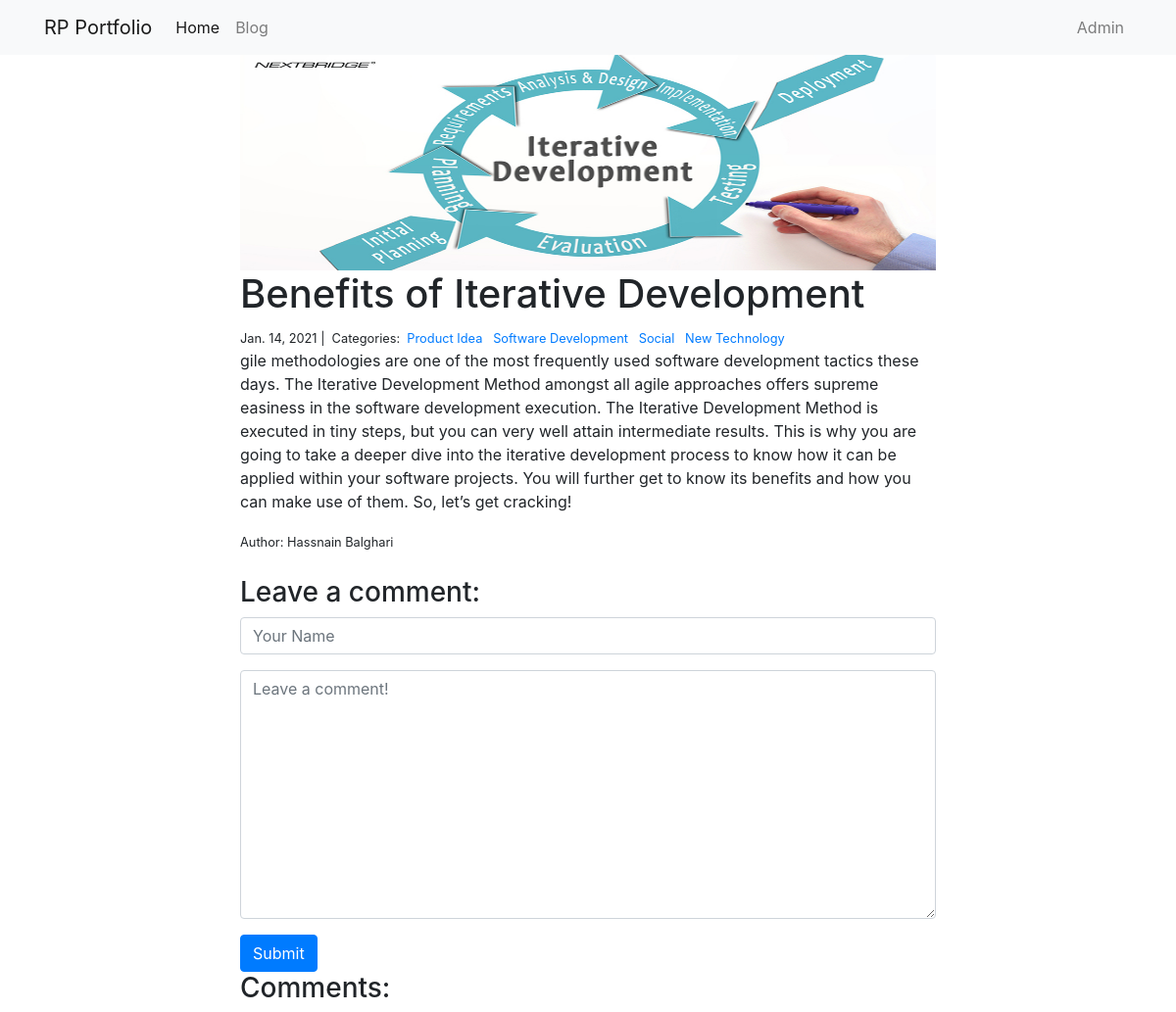
Page /blog/3/ on the committed database.
### blog/models.py (models this page shows)
class Post(models.Model):
    title = models.CharField(max_length=255)
    author = models.CharField(max_length=255)
    body = models.TextField()
    created_on = models.DateTimeField(auto_now_add=True)
    last_modified = models.DateTimeField(auto_now=True)
    categories = models.ManyToManyField("Category", related_name="posts")
    image = models.CharField(max_length=255)

class Category(models.Model):
    name = models.CharField(max_length=20)
    description = models.TextField()

### blog/views.py (the view, shortened to what this page needs)
# urls.py: path("<int:pk>/", views.blog_detail, name="blog_detail"),
def blog_detail(request, pk):
    post = Post.objects.get(pk=pk)
    form = CommentForm()
    comments = Comment.objects.filter(post=post)
    context = {
        "post": post,
        "comments": comments,
        "form": form,
    }
    return render(request, "blog_detail.html", context)

### blog/forms.py
class CommentForm(forms.Form):
    author = forms.CharField(
        max_length=60,
        widget=forms.TextInput(attrs={
            "class": "form-control",
            "placeholder": "Your Name"
        })
    )
    body = forms.CharField(widget=forms.Textarea(
        attrs={
            "class": "form-control",
            "placeholder": "Leave a comment!"
        })
    )

### blog/templates/blog_detail.html (shortened to what this page needs)
{% extends "base.html" %}
{% load static %}
{% block page_content %}
<div class="col-md-8 offset-md-2">
    <img class="card-img-top" src="{% static post.image %}">
    <h1>{{ post.title }}</h1>
    <small>
        {{ post.created_on.date }} |&nbsp;
        Categories:&nbsp;
        {% for category in post.categories.all %}
        <a href="{% url 'blog_category' category.name %}">
            {{ category.name }}
        </a>&nbsp;
        {% endfor %}
    </small>
    <p>{{ post.body  }}</p>
    <small>
        Author: {{post.author }}
    </small>
    <br><br>
    <h3>Leave a comment:</h3>
    <form action="/blog/{{ post.pk }}/" method="post">
        <div class="form-group">
            {{ form.author }}
        </div>
        <div class="form-group">
            {{ form.body }}
        </div>
        <button type="submit" class="btn btn-primary">Submit</button>
    </form>
    <h3>Comments:</h3>
</div>
{% endblock %}

### personal_portfolio/templates/base.html (style rules this page uses)
.card-img-top { height: 220px; }

### rows in the picture
Post: image (picture), title "Benefits of Iterative Development", created_on "Jan. 14, 2021", body "gile methodologies are one of the most frequently used software development tactics these days. The Iterative Development Method amongst all agile approaches offers supreme easiness in the software development execution. The Iterative Development Method is executed in tiny steps, but you can very well attain intermediate results. This is why you are going to take a deeper dive into the iterative development process to know how it can be applied within your software projects. You will further get to know its benefits and how you can make use of them. So, let’s get cracking!", author "Hassnain Balghari"
Category: name "Product Idea"
Category: name "Software Development"
Category: name "Social"
Category: name "New Technology"
